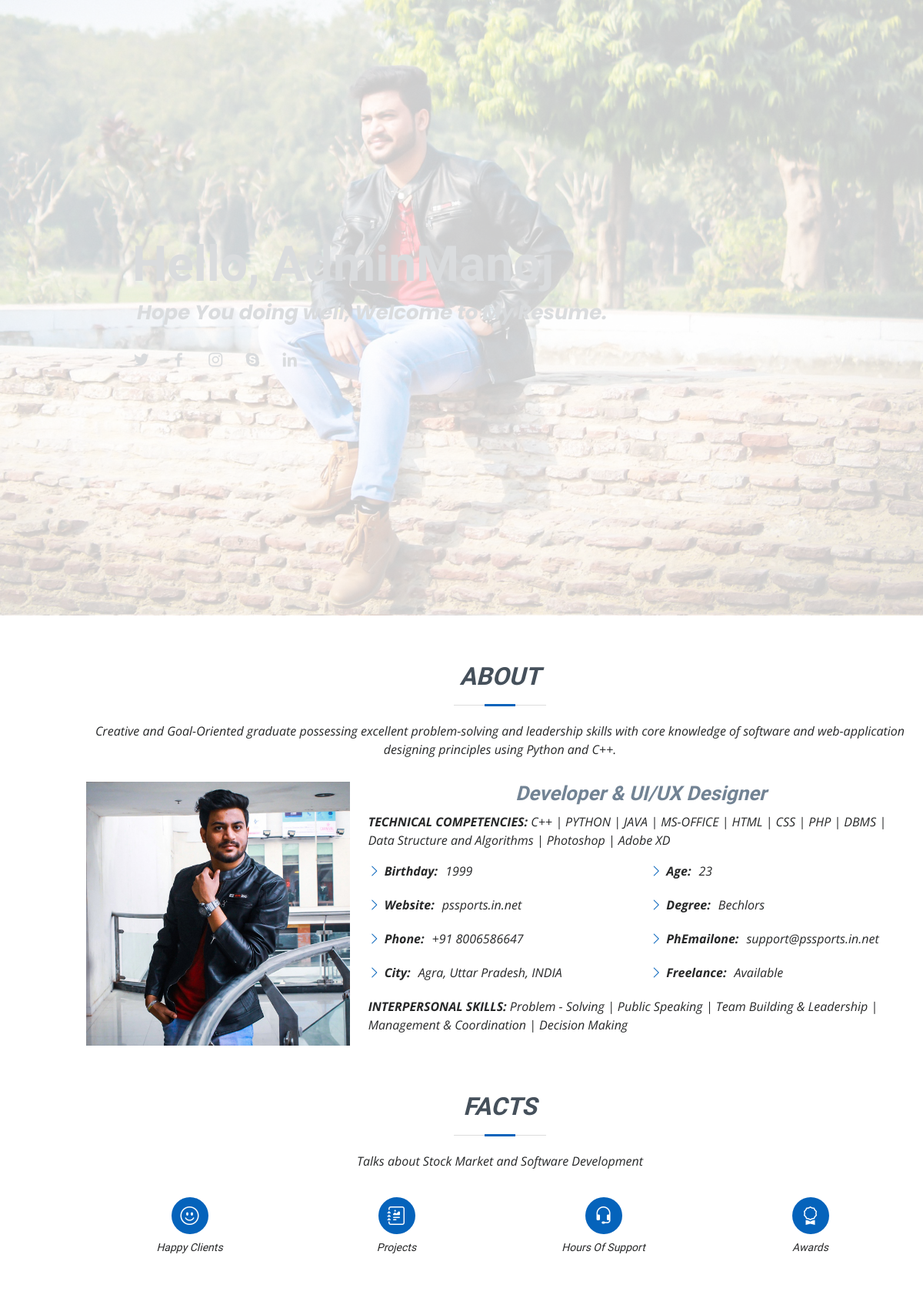
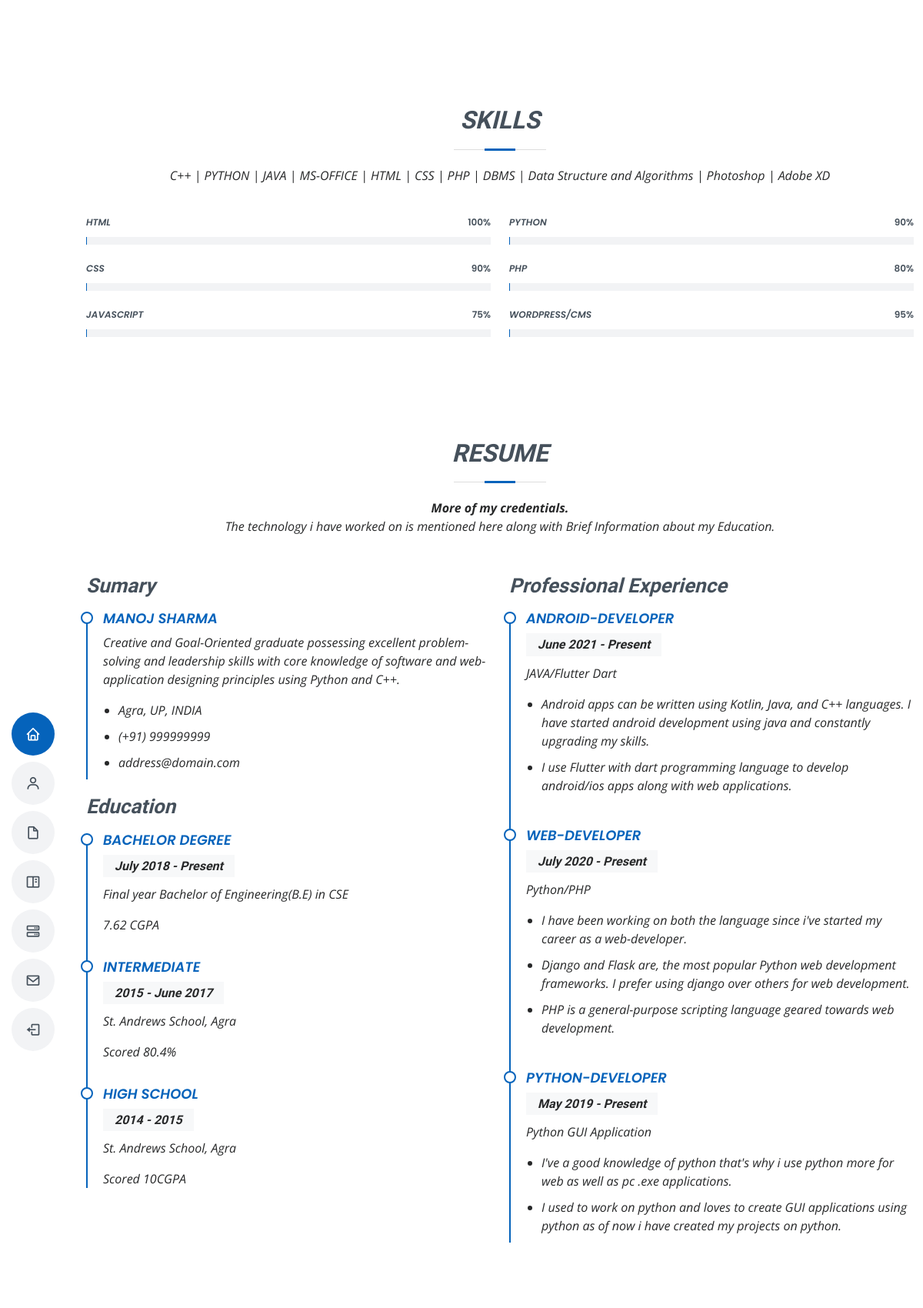
The app's page / (signed in, upper part) with its own data (2 pictures, top to bottom).
### myapp/models.py (models this page shows)
class AboutMe(models.Model):
    bio = models.TextField()
    dob = models.CharField(max_length=25)
    phone = models.CharField(max_length=10)
    email = models.EmailField(max_length=255)
    address = models.CharField(max_length=50)

### myapp/views.py (the view, shortened to what this page needs)
# urls.py: path('',views.index,name = 'index'),
def index(request):
    service = Services.objects.all()
    about_me = AboutMe.objects.all()
    return render(request,'index.html', {'services' : service, 'aboutme': about_me})

### templates/index.html (shortened to what this page needs)
{% load static %}
<!DOCTYPE html>
<html lang="en">
<head>
  <link href="{%static 'assets/vendor/aos/aos.css'%}" rel="stylesheet">
  <link href="{%static 'assets/vendor/bootstrap/css/bootstrap.min.css'%}" rel="stylesheet">
  <link href="{%static 'assets/vendor/bootstrap-icons/bootstrap-icons.css'%}" rel="stylesheet">
  <link href="{%static 'assets/vendor/boxicons/css/boxicons.min.css'%}" rel="stylesheet">
  <link href="{%static 'assets/vendor/glightbox/css/glightbox.min.css'%}" rel="stylesheet">
  <link href="{%static 'assets/vendor/swiper/swiper-bundle.min.css'%}" rel="stylesheet">
  <link href="{%static 'assets/css/style.css'%}" rel="stylesheet">
</head>
<body>
  <header id="header" class="d-flex flex-column justify-content-center">
    <nav id="navbar" class="navbar nav-menu">
      <ul>
        <li><a href="#hero" class="nav-link scrollto active"><i class="bx bx-home"></i> <span>Home</span></a></li>
        <li><a href="#about" class="nav-link scrollto"><i class="bx bx-user"></i> <span>About</span></a></li>
        <li><a href="#resume" class="nav-link scrollto"><i class="bx bx-file-blank"></i> <span>Resume</span></a></li>
        <li><a href="#portfolio" class="nav-link scrollto"><i class="bx bx-book-content"></i> <span>Portfolio</span></a></li>
        <li><a href="#services" class="nav-link scrollto"><i class="bx bx-server"></i> <span>Services</span></a></li>
        <li><a href="#contact" class="nav-link scrollto"><i class="bx bx-envelope"></i> <span>Contact</span></a></li>
        {% if user.is_authenticated %}
        <li><a href="logout" class="nav-link scrollto"><i class="bx bx-log-out"></i> <span>Logout</span></a></li>
        {% else %}
        <li><a href="register" class="nav-link scrollto"><i class="bx bx-log-in"></i> <span>Signup/Login</span></a></li>
        {% endif %}
      </ul>
    </nav>
  </header>
  <section id="hero" class="d-flex flex-column justify-content-center">
    <div class="container" data-aos="zoom-in" data-aos-delay="100">
      {% if user.is_authenticated %}
      <h1>Hello, {{user.username}}</h1>
      <p><i><strong>&nbsp;Hope You doing well, Welcome to My Resume.<i></strong><p>
      {% else %}
      <h1>Manoj Sharma</h1>
      <p>I'm <span class="typed" data-typed-items="Python|Web|Android Developer, Software Engineer, Designer, Freelancer"></span></p>
      {% endif %}
      <div class="social-links">
        <a href="#" class="twitter"><i class="bx bxl-twitter"></i></a>
        <a href="#" class="facebook"><i class="bx bxl-facebook"></i></a>
        <a href="#" class="instagram"><i class="bx bxl-instagram"></i></a>
        <a href="#" class="google-plus"><i class="bx bxl-skype"></i></a>
        <a href="#" class="linkedin"><i class="bx bxl-linkedin"></i></a>
      </div>
    </div>
  </section>
  <main id="main">
    <section id="about" class="about">
      <div class="container" data-aos="fade-up">
         {% if user.is_authenticated  %}
         {% for about_me in aboutme %}
        <div class="section-title">
          <h2>About</h2>
          <p>{{about_me.bio}}</p>
        </div>
        <div class="row">
          <div class="col-lg-4">
            <img src="{%static 'assets/img/profile-img.jpg'%}" class="img-fluid" alt="">
          </div>
          <div class="col-lg-8 pt-4 pt-lg-0 content">
            <div class="text-center"><h3>Developer &amp; UI/UX Designer</div></h3>
            <p class="fst-italic">
              <strong>TECHNICAL COMPETENCIES: </strong>
              C++ | PYTHON | JAVA | MS-OFFICE | HTML | CSS | PHP | DBMS | Data Structure and Algorithms | Photoshop | Adobe XD
            </p>
            <div class="row">
              <div class="col-lg-6">
                <ul>
                  <li><i class="bi bi-chevron-right"></i> <strong>Birthday:</strong> <span>{{about_me.dob}}</span></li>
                  <li><i class="bi bi-chevron-right"></i> <strong>Website:</strong> <span>pssports.in.net</span></li>
                  <li><i class="bi bi-chevron-right"></i> <strong>Phone:</strong> <span>+91&nbsp;{{about_me.phone}}</span></li>
                  <li><i class="bi bi-chevron-right"></i> <strong>City:</strong> <span>{{about_me.address}}</span></li>
                </ul>
              </div>
              <div class="col-lg-6">
                <ul>
                  <li><i class="bi bi-chevron-right"></i> <strong>Age:</strong> <span>23</span></li>
                  <li><i class="bi bi-chevron-right"></i> <strong>Degree:</strong> <span>Bechlors</span></li>
                  <li><i class="bi bi-chevron-right"></i> <strong>PhEmailone:</strong> <span>{{about_me.email}}</span></li>
                  <li><i class="bi bi-chevron-right"></i> <strong>Freelance:</strong> <span>Available</span></li>
                </ul>
              </div>
            </div>
            <p class="fst-italic"><strong>INTERPERSONAL SKILLS: </strong>
              Problem - Solving | Public Speaking | Team Building &amp; Leadership | Management &amp; Coordination | Decision Making
            </p>
          </div>
        </div>
        <section id="facts" class="facts">
          <div class="container" data-aos="fade-up">
            <div class="section-title">
              <h2>Facts</h2>
              <p>Talks about Stock Market and Software Development</p>
            </div>
            <div class="row">
              <div class="col-lg-3 col-md-6">
                <div class="count-box">
                  <i class="bi bi-emoji-smile"></i>
                  <p>Happy Clients</p>
                </div>
              </div>
              <div class="col-lg-3 col-md-6 mt-5 mt-md-0">
                <div class="count-box">
                  <i class="bi bi-journal-richtext"></i>
                  <p>Projects</p>
                </div>
              </div>
              <div class="col-lg-3 col-md-6 mt-5 mt-lg-0">
                <div class="count-box">
                  <i class="bi bi-headset"></i>
                  <p>Hours Of Support</p>
                </div>
              </div>
              <div class="col-lg-3 col-md-6 mt-5 mt-lg-0">
                <div class="count-box">
                  <i class="bi bi-award"></i>
                  <p>Awards</p>
                </div>
              </div>
            </div>
          </div>
        </section>
        {% endfor %}
        {% endif %}
      </div>
    </section>
    <section id="skills" class="skills section-bg">
      <div class="container" data-aos="fade-up">
        <div class="section-title">
          <h2>Skills</h2>
          <p>C++ | PYTHON | JAVA | MS-OFFICE | HTML | CSS | PHP | DBMS | Data Structure and Algorithms | Photoshop | Adobe XD</p>
        </div>
        <div class="row skills-content">
          <div class="col-lg-6">
            <div class="progress">
              <span class="skill">HTML <i class="val">100%</i></span>
              <div class="progress-bar-wrap">
              </div>
            </div>
            <div class="progress">
              <span class="skill">CSS <i class="val">90%</i></span>
              <div class="progress-bar-wrap">
              </div>
            </div>
            <div class="progress">
              <span class="skill">JavaScript <i class="val">75%</i></span>
              <div class="progress-bar-wrap">
              </div>
            </div>
          </div>
          <div class="col-lg-6">
            <div class="progress">
              <span class="skill">Python <i class="val">90%</i></span>
              <div class="progress-bar-wrap">
              </div>
            </div>
            <div class="progress">
              <span class="skill">PHP <i class="val">80%</i></span>
              <div class="progress-bar-wrap">
              </div>
            </div>
            <div class="progress">
              <span class="skill">WordPress/CMS <i class="val">95%</i></span>
              <div class="progress-bar-wrap">
              </div>
            </div>
          </div>
        </div>
      </div>
    </section>
    <section id="resume" class="resume">
      <div class="container" data-aos="fade-up">
        <div class="section-title">
          <h2>Resume</h2>
          <p><strong>More of my credentials.</strong><br>The technology i have worked on is mentioned here along with Brief Information about my Education.</p>
        </div>
        <div class="row">
          <div class="col-lg-6">
            <h3 class="resume-title">Sumary</h3>
            <div class="resume-item pb-0">
              <h4>Manoj Sharma</h4>
              <p><em>Creative and Goal-Oriented graduate
                possessing excellent problem-solving and
                leadership skills with core knowledge of
                software and web-application designing
                principles using Python and C++.</em></p>
              {% if user.is_authenticated %}
                <ul>
                  <li>Agra, UP, INDIA</li>
                  <li>(+91) 999999999</li>
                  <li>address@domain.com</li>
                </ul>
              {% endif %}
            </div>
            <h3 class="resume-title">Education</h3>
            <div class="resume-item">
              <h4>Bachelor Degree</h4>
              <h5>July 2018 - Present</h5>
              <p><em>Final year Bachelor of Engineering(B.E) in CSE</em></p>
              <p>7.62 CGPA</p>
            </div>
            <div class="resume-item">
              <h4>Intermediate</h4>
              <h5>2015 - June 2017</h5>
              <p><em>St. Andrews School, Agra</em></p>
              <p>Scored 80.4%</p>
            </div>
            <div class="resume-item">
              <h4>High School</h4>
              <h5>2014 - 2015</h5>
              <p><em>St. Andrews School, Agra</em></p>
              <p>Scored 10CGPA</p>
            </div>
          </div>
          <div class="col-lg-6">
            <h3 class="resume-title">Professional Experience</h3>
            <div class="resume-item">
              <h4>Android-Developer</h4>
              <h5>June 2021 - Present</h5>
              <p><em>JAVA/Flutter Dart</em></p>
              <ul>
                <li>Android apps can be written using Kotlin, Java, and C++ languages. I have started android development using java and constantly upgrading my skills.</li>
                <li>I use Flutter with dart programming language to develop android/ios apps along with web applications.</li>
              </ul>
            </div>
            <div class="resume-item">
              <h4>Web-Developer</h4>
              <h5>July 2020 - Present</h5>
              <p><em>Python/PHP</em></p>
              <ul>
                <li>I have been working on both the language since i've started my career as a web-developer.</li>
                <li>Django and Flask are, the most popular Python web development frameworks. I prefer using django over others for web development.</li>
                <li>PHP is a general-purpose scripting language geared towards web development.</li>
              </ul>
            </div>
            <div class="resume-item">
              <h4>Python-Developer</h4>
              <h5>May 2019 - Present</h5>
              <p><em>Python GUI Application</em></p>
              <ul>
                <li>I've a good knowledge of python that's why i use python more for web as well as pc .exe applications.</li>
                <li>I used to work on python and loves to create GUI applications using python as of now i have created my projects on python.</li>
              </ul>
            </div>
          </div>
        </div>
      </div>
    </section>
    <section id="portfolio" class="portfolio section-bg">
    </section>
  </main>
</body>
</html>

### records on screen
AboutMe: bio "Creative and Goal-Oriented graduate possessing excellent problem-solving and leadership skills with core knowledge of software and web-application designing principles using Python and C++.", dob "1999", phone "8006586647", address "Agra, Uttar Pradesh, INDIA", email "support@pssports.in.net"

### other values on screen
{{ user.username }} "AdminManoj"
